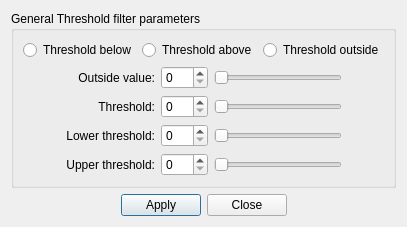
<?xml version="1.0" encoding="UTF-8"?>
<ui version="4.0">
 <class>ThresholdFilterDialog</class>
 <widget class="QDialog" name="ThresholdFilterDialog">
  <property name="geometry">
   <rect>
    <x>0</x>
    <y>0</y>
    <width>364</width>
    <height>213</height>
   </rect>
  </property>
  <property name="windowTitle">
   <string>General threshold filter</string>
  </property>
  <layout class="QVBoxLayout" name="verticalLayout_2">
   <item>
    <widget class="QGroupBox" name="groupBox">
     <property name="title">
      <string>General Threshold filter parameters</string>
     </property>
     <layout class="QVBoxLayout" name="verticalLayout">
      <item>
       <layout class="QHBoxLayout" name="horizontalLayout">
        <item>
         <widget class="QRadioButton" name="radioButtonThresholdBelow">
          <property name="text">
           <string>Threshold below</string>
          </property>
          <property name="checked">
           <bool>false</bool>
          </property>
         </widget>
        </item>
        <item>
         <widget class="QRadioButton" name="radioButtonThresholdAbove">
          <property name="text">
           <string>Threshold above</string>
          </property>
          <property name="checkable">
           <bool>true</bool>
          </property>
          <property name="checked">
           <bool>false</bool>
          </property>
         </widget>
        </item>
        <item>
         <widget class="QRadioButton" name="radioButtonThresholdOutside">
          <property name="text">
           <string>Threshold outside</string>
          </property>
         </widget>
        </item>
       </layout>
      </item>
      <item>
       <layout class="QHBoxLayout" name="horizontalLayout_3">
        <item>
         <spacer name="horizontalSpacer_3">
          <property name="orientation">
           <enum>Qt::Horizontal</enum>
          </property>
          <property name="sizeType">
           <enum>QSizePolicy::Expanding</enum>
          </property>
          <property name="sizeHint" stdset="0">
           <size>
            <width>20</width>
            <height>20</height>
           </size>
          </property>
         </spacer>
        </item>
        <item>
         <layout class="QGridLayout" name="gridLayout">
          <item row="0" column="0">
           <widget class="QLabel" name="label">
            <property name="text">
             <string>Outside value:</string>
            </property>
            <property name="alignment">
             <set>Qt::AlignRight|Qt::AlignTrailing|Qt::AlignVCenter</set>
            </property>
            <property name="buddy">
             <cstring>spinBoxOutsideValue</cstring>
            </property>
           </widget>
          </item>
          <item row="0" column="1">
           <widget class="QSpinBox" name="spinBoxOutsideValue">
            <property name="minimumSize">
             <size>
              <width>45</width>
              <height>0</height>
             </size>
            </property>
            <property name="maximum">
             <number>255</number>
            </property>
           </widget>
          </item>
          <item row="0" column="2">
           <widget class="QSlider" name="horizontalSliderOutsideValue">
            <property name="minimumSize">
             <size>
              <width>128</width>
              <height>0</height>
             </size>
            </property>
            <property name="maximum">
             <number>255</number>
            </property>
            <property name="orientation">
             <enum>Qt::Horizontal</enum>
            </property>
           </widget>
          </item>
          <item row="1" column="0">
           <widget class="QLabel" name="label_2">
            <property name="text">
             <string>Threshold:</string>
            </property>
            <property name="alignment">
             <set>Qt::AlignRight|Qt::AlignTrailing|Qt::AlignVCenter</set>
            </property>
            <property name="buddy">
             <cstring>spinBoxThreshold</cstring>
            </property>
           </widget>
          </item>
          <item row="1" column="1">
           <widget class="QSpinBox" name="spinBoxThreshold">
            <property name="minimumSize">
             <size>
              <width>45</width>
              <height>0</height>
             </size>
            </property>
            <property name="maximum">
             <number>255</number>
            </property>
           </widget>
          </item>
          <item row="1" column="2">
           <widget class="QSlider" name="horizontalSliderThreshold">
            <property name="minimumSize">
             <size>
              <width>128</width>
              <height>0</height>
             </size>
            </property>
            <property name="maximum">
             <number>255</number>
            </property>
            <property name="orientation">
             <enum>Qt::Horizontal</enum>
            </property>
           </widget>
          </item>
          <item row="2" column="0">
           <widget class="QLabel" name="label_4">
            <property name="text">
             <string>Lower threshold:</string>
            </property>
            <property name="alignment">
             <set>Qt::AlignRight|Qt::AlignTrailing|Qt::AlignVCenter</set>
            </property>
            <property name="buddy">
             <cstring>spinBoxLowerThreshold</cstring>
            </property>
           </widget>
          </item>
          <item row="2" column="1">
           <widget class="QSpinBox" name="spinBoxLowerThreshold">
            <property name="minimumSize">
             <size>
              <width>45</width>
              <height>0</height>
             </size>
            </property>
            <property name="maximum">
             <number>255</number>
            </property>
           </widget>
          </item>
          <item row="2" column="2">
           <widget class="QSlider" name="horizontalSliderLowerThreshold">
            <property name="minimumSize">
             <size>
              <width>128</width>
              <height>0</height>
             </size>
            </property>
            <property name="maximum">
             <number>255</number>
            </property>
            <property name="orientation">
             <enum>Qt::Horizontal</enum>
            </property>
           </widget>
          </item>
          <item row="3" column="0">
           <widget class="QLabel" name="label_5">
            <property name="text">
             <string>Upper threshold:</string>
            </property>
            <property name="alignment">
             <set>Qt::AlignRight|Qt::AlignTrailing|Qt::AlignVCenter</set>
            </property>
            <property name="buddy">
             <cstring>spinBoxUpperThreshold</cstring>
            </property>
           </widget>
          </item>
          <item row="3" column="1">
           <widget class="QSpinBox" name="spinBoxUpperThreshold">
            <property name="minimumSize">
             <size>
              <width>45</width>
              <height>0</height>
             </size>
            </property>
            <property name="maximum">
             <number>255</number>
            </property>
           </widget>
          </item>
          <item row="3" column="2">
           <widget class="QSlider" name="horizontalSliderUpperThreshold">
            <property name="minimumSize">
             <size>
              <width>128</width>
              <height>0</height>
             </size>
            </property>
            <property name="maximum">
             <number>255</number>
            </property>
            <property name="orientation">
             <enum>Qt::Horizontal</enum>
            </property>
           </widget>
          </item>
         </layout>
        </item>
        <item>
         <spacer name="horizontalSpacer_4">
          <property name="orientation">
           <enum>Qt::Horizontal</enum>
          </property>
          <property name="sizeType">
           <enum>QSizePolicy::Expanding</enum>
          </property>
          <property name="sizeHint" stdset="0">
           <size>
            <width>20</width>
            <height>20</height>
           </size>
          </property>
         </spacer>
        </item>
       </layout>
      </item>
     </layout>
    </widget>
   </item>
   <item>
    <layout class="QHBoxLayout" name="horizontalLayout_2">
     <item>
      <spacer name="horizontalSpacer">
       <property name="orientation">
        <enum>Qt::Horizontal</enum>
       </property>
       <property name="sizeHint" stdset="0">
        <size>
         <width>40</width>
         <height>20</height>
        </size>
       </property>
      </spacer>
     </item>
     <item>
      <widget class="QPushButton" name="pushButtonApply">
       <property name="text">
        <string>Apply</string>
       </property>
      </widget>
     </item>
     <item>
      <widget class="QPushButton" name="pushButtonClose">
       <property name="text">
        <string>Close</string>
       </property>
      </widget>
     </item>
     <item>
      <spacer name="horizontalSpacer_2">
       <property name="orientation">
        <enum>Qt::Horizontal</enum>
       </property>
       <property name="sizeHint" stdset="0">
        <size>
         <width>40</width>
         <height>20</height>
        </size>
       </property>
      </spacer>
     </item>
    </layout>
   </item>
  </layout>
 </widget>
 <resources/>
 <connections>
  <connection>
   <sender>horizontalSliderUpperThreshold</sender>
   <signal>valueChanged(int)</signal>
   <receiver>spinBoxUpperThreshold</receiver>
   <slot>setValue(int)</slot>
   <hints>
    <hint type="sourcelabel">
     <x>175</x>
     <y>148</y>
    </hint>
    <hint type="destinationlabel">
     <x>138</x>
     <y>147</y>
    </hint>
   </hints>
  </connection>
  <connection>
   <sender>spinBoxLowerThreshold</sender>
   <signal>valueChanged(int)</signal>
   <receiver>horizontalSliderLowerThreshold</receiver>
   <slot>setValue(int)</slot>
   <hints>
    <hint type="sourcelabel">
     <x>138</x>
     <y>123</y>
    </hint>
    <hint type="destinationlabel">
     <x>165</x>
     <y>123</y>
    </hint>
   </hints>
  </connection>
  <connection>
   <sender>spinBoxOutsideValue</sender>
   <signal>valueChanged(int)</signal>
   <receiver>horizontalSliderOutsideValue</receiver>
   <slot>setValue(int)</slot>
   <hints>
    <hint type="sourcelabel">
     <x>136</x>
     <y>68</y>
    </hint>
    <hint type="destinationlabel">
     <x>168</x>
     <y>68</y>
    </hint>
   </hints>
  </connection>
  <connection>
   <sender>spinBoxThreshold</sender>
   <signal>valueChanged(int)</signal>
   <receiver>horizontalSliderThreshold</receiver>
   <slot>setValue(int)</slot>
   <hints>
    <hint type="sourcelabel">
     <x>133</x>
     <y>95</y>
    </hint>
    <hint type="destinationlabel">
     <x>160</x>
     <y>95</y>
    </hint>
   </hints>
  </connection>
  <connection>
   <sender>horizontalSliderThreshold</sender>
   <signal>valueChanged(int)</signal>
   <receiver>spinBoxThreshold</receiver>
   <slot>setValue(int)</slot>
   <hints>
    <hint type="sourcelabel">
     <x>169</x>
     <y>92</y>
    </hint>
    <hint type="destinationlabel">
     <x>145</x>
     <y>92</y>
    </hint>
   </hints>
  </connection>
  <connection>
   <sender>horizontalSliderOutsideValue</sender>
   <signal>valueChanged(int)</signal>
   <receiver>spinBoxOutsideValue</receiver>
   <slot>setValue(int)</slot>
   <hints>
    <hint type="sourcelabel">
     <x>169</x>
     <y>71</y>
    </hint>
    <hint type="destinationlabel">
     <x>141</x>
     <y>71</y>
    </hint>
   </hints>
  </connection>
  <connection>
   <sender>spinBoxUpperThreshold</sender>
   <signal>valueChanged(int)</signal>
   <receiver>horizontalSliderUpperThreshold</receiver>
   <slot>setValue(int)</slot>
   <hints>
    <hint type="sourcelabel">
     <x>136</x>
     <y>147</y>
    </hint>
    <hint type="destinationlabel">
     <x>162</x>
     <y>147</y>
    </hint>
   </hints>
  </connection>
  <connection>
   <sender>horizontalSliderLowerThreshold</sender>
   <signal>valueChanged(int)</signal>
   <receiver>spinBoxLowerThreshold</receiver>
   <slot>setValue(int)</slot>
   <hints>
    <hint type="sourcelabel">
     <x>169</x>
     <y>121</y>
    </hint>
    <hint type="destinationlabel">
     <x>134</x>
     <y>121</y>
    </hint>
   </hints>
  </connection>
  <connection>
   <sender>pushButtonClose</sender>
   <signal>clicked()</signal>
   <receiver>ThresholdFilterDialog</receiver>
   <slot>close()</slot>
   <hints>
    <hint type="sourcelabel">
     <x>221</x>
     <y>254</y>
    </hint>
    <hint type="destinationlabel">
     <x>280</x>
     <y>235</y>
    </hint>
   </hints>
  </connection>
 </connections>
</ui>
